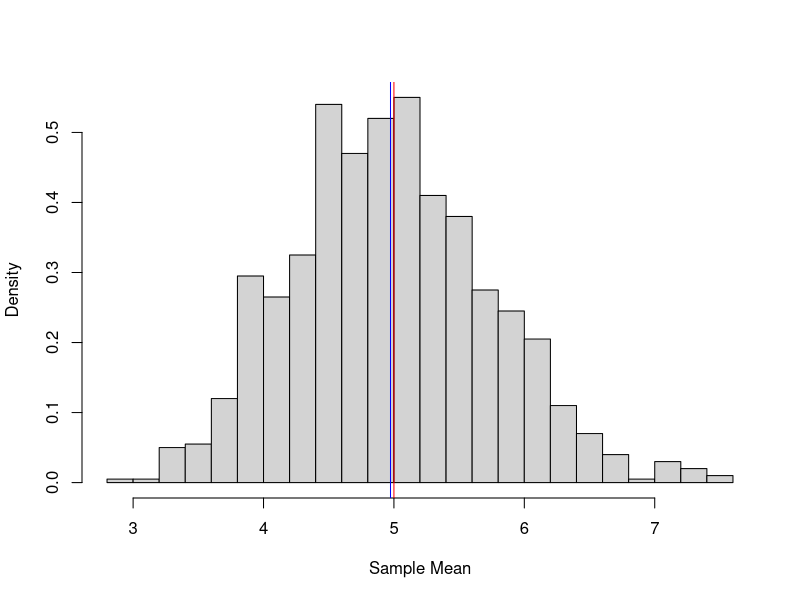
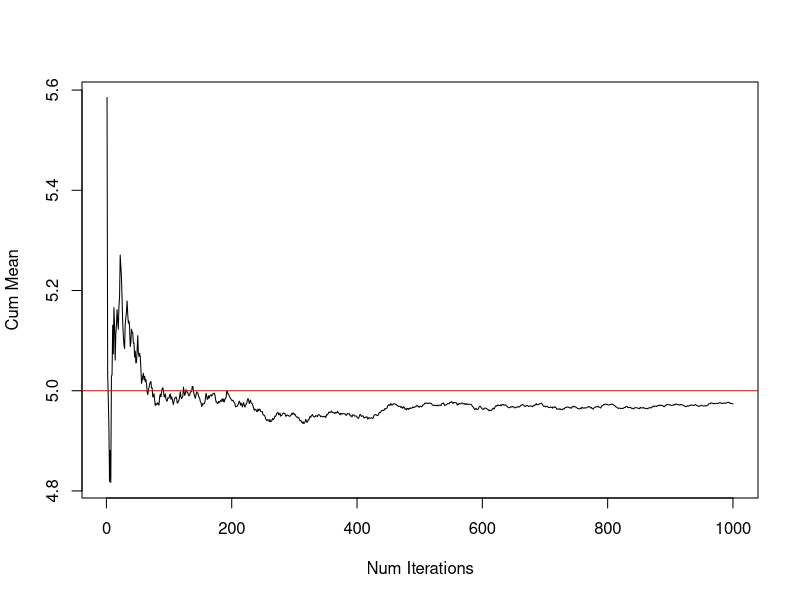
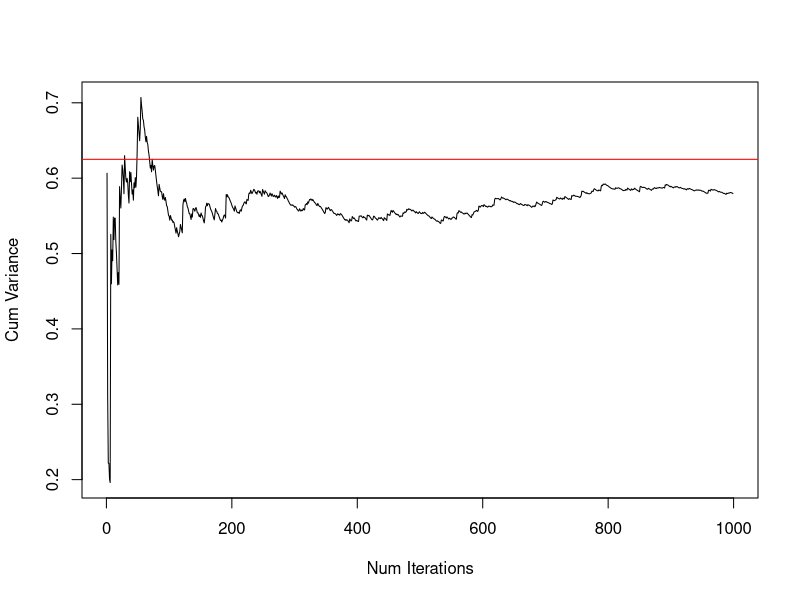
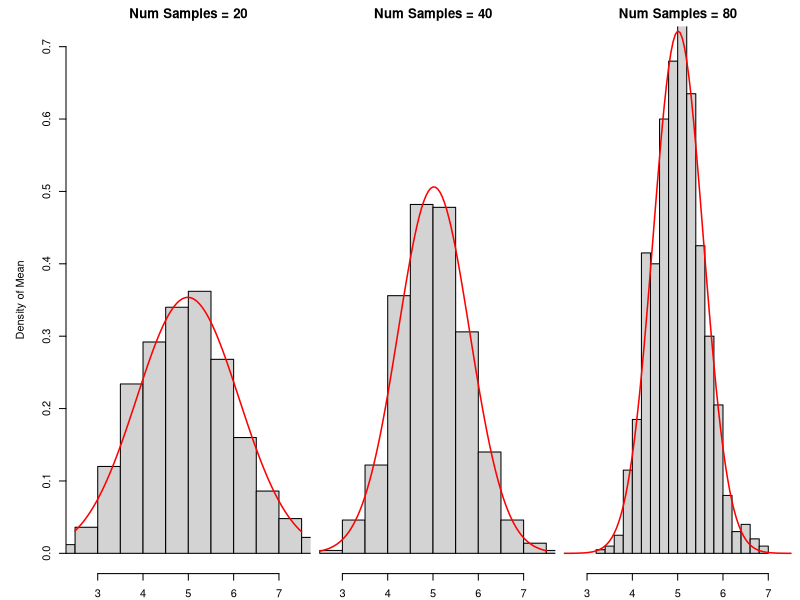

R code for these plots, in order:
## ---- chunk 1
require(knitr)
require(markdown)
set.seed(1001)
knitr::opts_chunk$set(echo = TRUE)
## ---- chunk 2
l = .2; numsims = 1000; samples = 40
RandExp <- matrix(rexp(numsims * samples, rate = l), nrow = numsims)
mns <- apply(RandExp, 1, mean)
## ---- chunk 3
popMean <- 1/l; sampleMean <- mean(mns)
c(popMean, sampleMean)
## ---- chunk 4
hist(mns, breaks = 20, freq = FALSE, xlab = "Sample Mean", ylab = "Density", main = "")
abline(v = popMean, col = "red")
abline(v = sampleMean, col = "blue")
## ---- chunk 5
popMean <- 1/l; sampleMean <- mean(mns)
c(popMean, sampleMean)
## ---- chunk 6
x = 1:length(mns)
y = cumsum(mns)/x
plot(x, y, type = "l",xlab = "Num Iterations", ylab = "Cum Mean")
abline(h = popMean, col = "red")
## ---- chunk 7
t.test(x = mns, mu = 1/l, alternative = "two.sided")$conf.int
## ---- chunk 8
popVar <- (1/(l^2))/samples
sampleVar <- var(mns)
c(popVar, sampleVar)
## ---- chunk 9
x <- 1:(length(mns)-1)
y <- x
for (i in x) {
        y[i] <- var(mns[1:(i+1)])
}
plot(x, y, type = "l",xlab = "Num Iterations", ylab = "Cum Variance")
abline(h = popVar, col = "red")
## ---- chunk 10
samples = c(20, 40, 80)
## ---- chunk 11
par(mfrow=c(1,length(samples)), mar = c(2,0,2,0), oma = c(0,5,0,0))
for (i in samples) {
        RandExp <- matrix(rexp(numsims * i, rate = l), nrow = numsims)
        mns <- apply(RandExp, 1, mean)
        x <- seq(2.5, 7.5, length.out = 20)
        hist(mns, breaks = 20, freq = FALSE, xlim = c(2.5, 7.5), ylim = c(0, .7),
             yaxt = 'n', xlab = "Sample Mean", main = paste("Num Samples =", i))
        curve(dnorm(x, mean = mean(mns), sd = sd(mns)), add = TRUE, lwd = 1.5, col = "red")
}
title(ylab = "Density of Mean", outer = TRUE )
axis(2, outer = TRUE )
